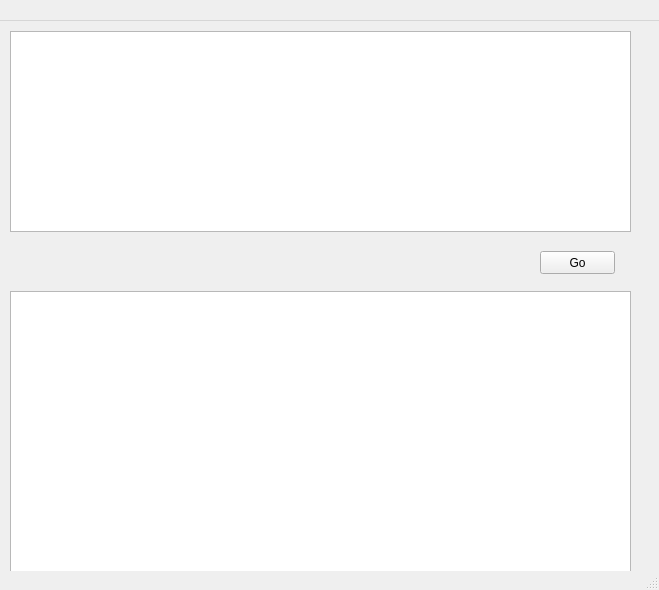
<ui version="4.0" >
 <class>TestInterfaceForm</class>
 <widget class="QWidget" name="TestInterfaceForm" >
  <property name="geometry" >
   <rect>
    <x>0</x>
    <y>0</y>
    <width>659</width>
    <height>590</height>
   </rect>
  </property>
  <property name="windowTitle" >
   <string>ScriptTest</string>
  </property>
  <widget class="QWidget" name="centralwidget" >
   <property name="geometry" >
    <rect>
     <x>0</x>
     <y>21</y>
     <width>659</width>
     <height>550</height>
    </rect>
   </property>
   <widget class="QPlainTextEdit" name="txtOutput" >
    <property name="geometry" >
     <rect>
      <x>10</x>
      <y>270</y>
      <width>621</width>
      <height>281</height>
     </rect>
    </property>
   </widget>
   <widget class="QPlainTextEdit" name="txtInput" >
    <property name="geometry" >
     <rect>
      <x>10</x>
      <y>10</y>
      <width>621</width>
      <height>201</height>
     </rect>
    </property>
   </widget>
   <widget class="QPushButton" name="btnGo" >
    <property name="geometry" >
     <rect>
      <x>540</x>
      <y>230</y>
      <width>75</width>
      <height>23</height>
     </rect>
    </property>
    <property name="text" >
     <string>Go</string>
    </property>
   </widget>
  </widget>
  <widget class="QMenuBar" name="menubar" >
   <property name="geometry" >
    <rect>
     <x>0</x>
     <y>0</y>
     <width>659</width>
     <height>21</height>
    </rect>
   </property>
  </widget>
  <widget class="QStatusBar" name="statusbar" >
   <property name="geometry" >
    <rect>
     <x>0</x>
     <y>571</y>
     <width>659</width>
     <height>19</height>
    </rect>
   </property>
  </widget>
 </widget>
 <resources/>
 <connections/>
</ui>
